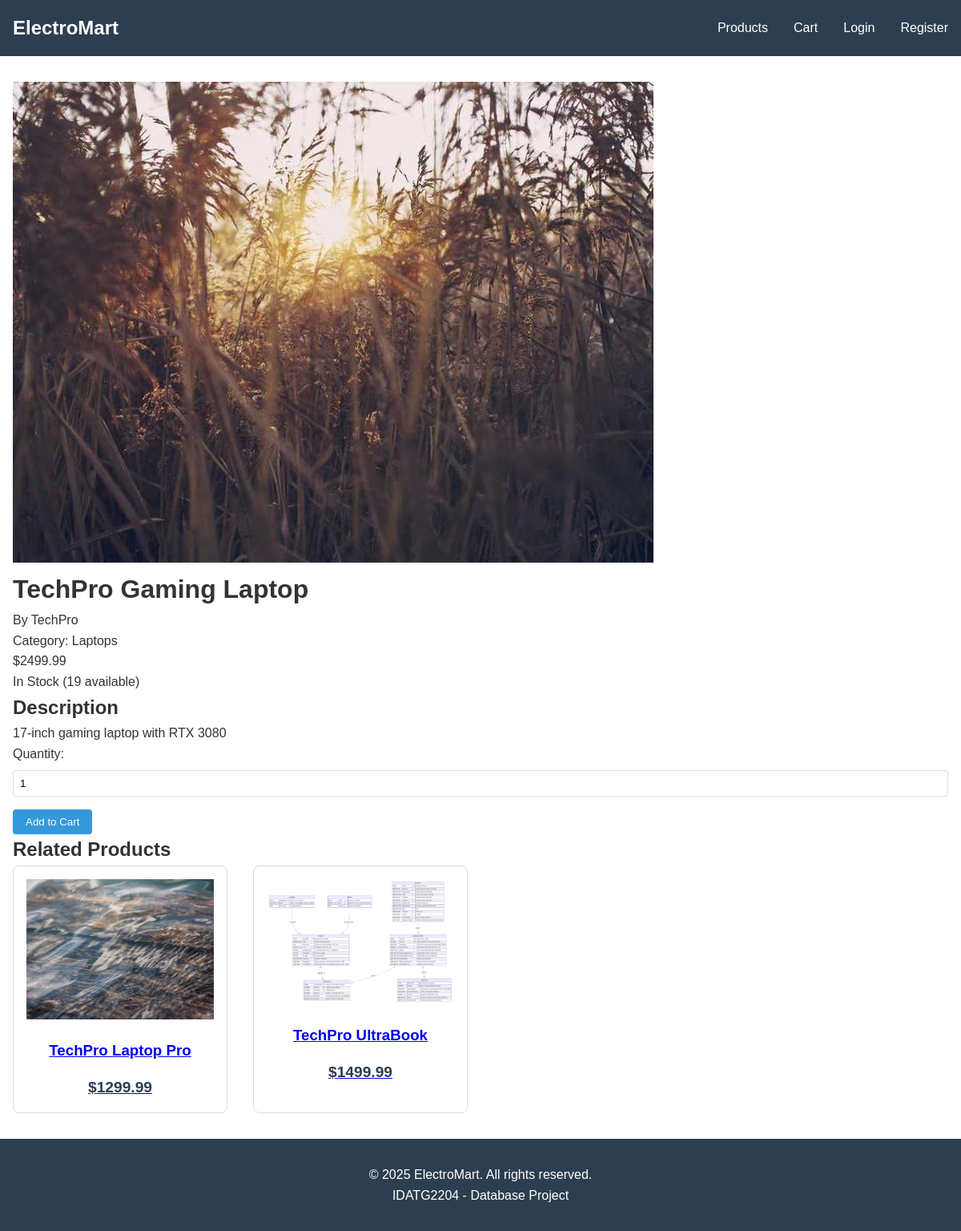
Page /product/9 on the committed database.
### app/models.py (models this page shows)
class Product(db.Model):
    __tablename__ = 'products'
    ProductID = db.Column(db.Integer, primary_key=True)
    Name = db.Column(db.String(255), nullable=False)
    Description = db.Column(db.Text, nullable=False)
    Price = db.Column(db.Numeric(10, 2), nullable=False)
    StockQuantity = db.Column(db.Integer, nullable=False, default=0)
    CategoryID = db.Column(db.Integer, db.ForeignKey('categories.CategoryID'), nullable=False)
    BrandID = db.Column(db.Integer, db.ForeignKey('brands.BrandID'), nullable=False)
    ImageURL = db.Column(db.String(255))
    DateAdded = db.Column(db.DateTime(timezone=True), default=datetime.utcnow)
    LastUpdated = db.Column(db.DateTime(timezone=True), default=datetime.utcnow, onupdate=datetime.utcnow)
    order_items = db.relationship('OrderItem', backref='product', lazy=True)

class Brand(db.Model):
    __tablename__ = 'brands'
    BrandID = db.Column(db.Integer, primary_key=True)
    Name = db.Column(db.String(100), nullable=False, unique=True)
    Description = db.Column(db.Text)
    products = db.relationship('Product', backref='brand', lazy=True)

class Category(db.Model):
    __tablename__ = 'categories'
    CategoryID = db.Column(db.Integer, primary_key=True)
    Name = db.Column(db.String(100), nullable=False, unique=True)
    Description = db.Column(db.Text)
    products = db.relationship('Product', backref='category', lazy=True)

### app/routes.py (the view)
@bp.route('/product/<int:product_id>')
def product_detail(product_id):
    try:
        product = Product.query.get_or_404(product_id)
        related_products = Product.query.filter(
            Product.CategoryID == product.CategoryID,
            Product.ProductID != product.ProductID
        ).limit(4).all()
    except Exception as e:
        flash('Could not load product details.', 'error')
        return redirect(url_for('main_routes.products'))
    return render_template('product_detail.html', title=product.Name, product=product, related_products=related_products)

### app/templates/product_detail.html (shortened to what this page needs)
{% extends "base.html" %}
{% block content %}
<div class="product-detail">
    <div class="product-main">
        <div class="product-image">
            {% if product.ImageURL %}
                <img src="{{ url_for('static', filename='images/' + product.ImageURL) if not product.ImageURL.startswith('http') and not product.ImageURL.startswith('/static/') else product.ImageURL }}" alt="{{ product.Name }}">
            {% else %}
                <img src="{{ url_for('static', filename='images/placeholder.png') }}" alt="No image available">
            {% endif %}
        </div>
        <div class="product-info">
            <h1>{{ product.Name }}</h1>
            <p class="product-brand">By {{ product.brand.Name }}</p>
            <p class="product-category">Category: {{ product.category.Name }}</p>
            <p class="product-price">${{ "%.2f"|format(product.Price) }}</p>
            <p class="product-stock">
                {% if product.StockQuantity > 0 %}
                    In Stock ({{ product.StockQuantity }} available)
                {% else %}
                    Out of Stock
                {% endif %}
            </p>
            <div class="product-description">
                <h2>Description</h2>
                <p>{{ product.Description }}</p>
            </div>
            {% if product.StockQuantity > 0 %}
                <form action="{{ url_for('main_routes.add_to_cart', product_id=product.ProductID) }}" method="POST" class="add-to-cart-form">
                    <div class="form-group">
                        <label for="quantity">Quantity:</label>
                        <input type="number" id="quantity" name="quantity" value="1" min="1" max="{{ product.StockQuantity }}">
                    </div>
                    <button type="submit" class="btn btn-primary">Add to Cart</button>
                </form>
            {% else %}
                <button class="btn btn-disabled" disabled>Out of Stock</button>
            {% endif %}
        </div>
    </div>
    {% if related_products %}
        <div class="related-products">
            <h2>Related Products</h2>
            <div class="product-grid">
                {% for related in related_products %}
                    <div class="product-card">
                        <a href="{{ url_for('main_routes.product_detail', product_id=related.ProductID) }}">
                            {% if related.ImageURL %}
                                <img src="{{ url_for('static', filename='images/' + related.ImageURL) if not related.ImageURL.startswith('http') and not related.ImageURL.startswith('/static/') else related.ImageURL }}" alt="{{ related.Name }}">
                            {% else %}
                                <img src="{{ url_for('static', filename='images/placeholder.png') }}" alt="No image available">
                            {% endif %}
                            <h3>{{ related.Name }}</h3>
                            <p class="price">${{ "%.2f"|format(related.Price) }}</p>
                        </a>
                    </div>
                {% endfor %}
            </div>
        </div>
    {% endif %}
</div>
{% endblock %}

### app/static/css/style.css (style rules this page uses)
* { margin: 0; padding: 0; box-sizing: border-box; }
body { font-family: Arial, sans-serif; line-height: 1.6; color: #333; }
.product-grid { display: grid; grid-template-columns: repeat(auto-fill, minmax(250px, 1fr)); gap: 2rem; }
.product-card { border: 1px solid #ddd; border-radius: 8px; padding: 1rem; text-align: center; }
.product-card img { max-width: 100%; height: auto; }
.product-card h3 { margin: 1rem 0; }
.product-card .price { color: #2c3e50; font-weight: bold; font-size: 1.2rem; }
.form-group { margin-bottom: 1rem; }
.form-group label { display: block; margin-bottom: 0.5rem; }
.form-group input, .form-group textarea { width: 100%; padding: 0.5rem; border: 1px solid #ddd; border-radius: 4px; }
.btn { display: inline-block; padding: 0.5rem 1rem; border: none; border-radius: 4px; cursor: pointer; text-decoration: none; }
.btn-primary { background-color: #3498db; color: white; }

### rows in the picture
Product: ImageURL (picture), Name "TechPro Gaming Laptop", Price "2499.99", StockQuantity "19", Description "17-inch gaming laptop with RTX 3080"
Brand: brand.Name "TechPro"
Category: category.Name "Laptops"
Product: ImageURL (picture), Name "TechPro Laptop Pro", Price "1299.99"
Product: shows a picture, Name "TechPro UltraBook", Price "1499.99"
